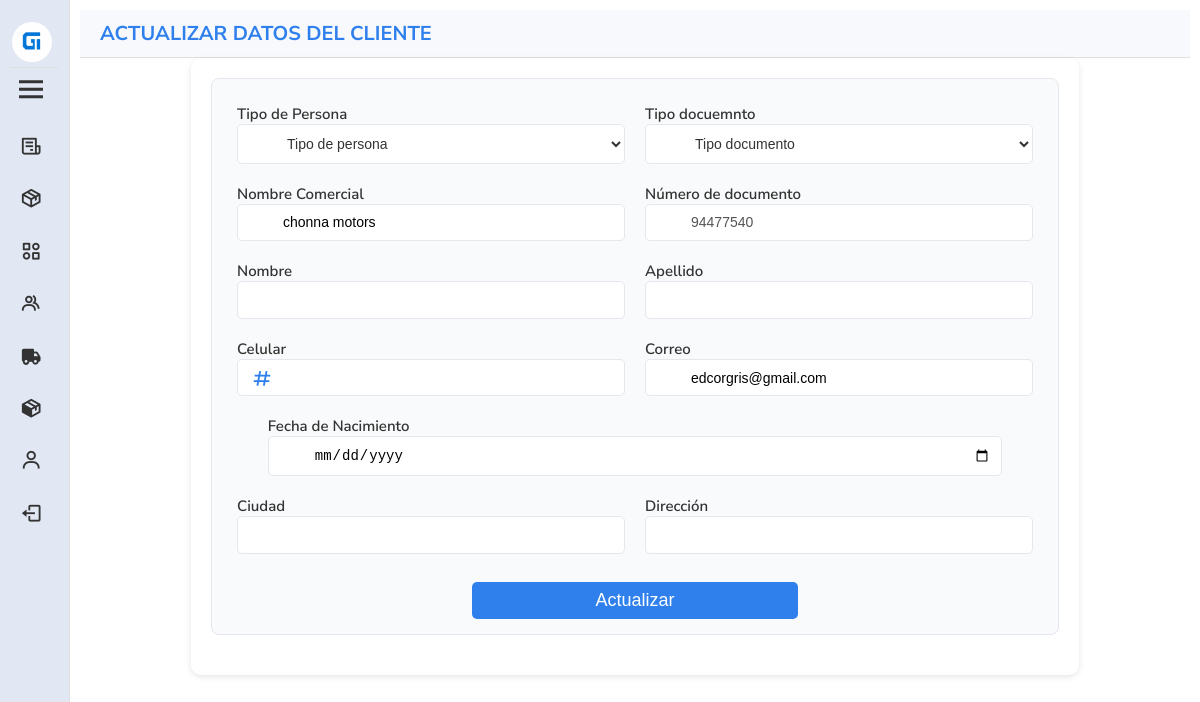
Screenshot of /editar_cliente.php?contador_clientes=4 (signed in) with the database file from the repository.
### tables this page shows
CREATE TABLE `clientes` (
  `contador_clientes` int(11) NOT NULL,
  `tipo_persona` varchar(8) DEFAULT NULL,
  `tipo_documento` varchar(50) DEFAULT NULL,
  `documento` varchar(12) DEFAULT NULL,
  `nombre` varchar(50) NOT NULL,
  `apellido` varchar(50) NOT NULL,
  `fecha_nacimiento` date NOT NULL,
  `celular` varchar(10) NOT NULL,
  `correo` varchar(50) NOT NULL,
  `ciudad` varchar(12) NOT NULL,
  `direccion` varchar(56) NOT NULL,
  `nom_comercial` varchar(100) NOT NULL,
  `cont_venta` int(11) NOT NULL,
  `tiempo_registro` datetime NOT NULL,
  `documento_operador` varchar(12) NOT NULL,
  `estado` varchar(8) NOT NULL
);

### editar_cliente.php (the view, shortened to what this page needs)
<?php
require 'pdo.php';
if (isset($_GET['contador_clientes'])) {
    $contador_clientes = $_GET['contador_clientes'];
    $stmt = $pdo->prepare("SELECT `contador_clientes`, `tipo_persona`, `tipo_documento`, `documento`, `nombre`, `apellido`, `fecha_nacimiento`, `celular`, `correo`, `ciudad`, `direccion`, `nom_comercial` FROM `clientes` WHERE contador_clientes = :contador_clientes AND estado = 'activo'");
    $stmt->bindParam(':contador_clientes', $contador_clientes, PDO::PARAM_INT);
    $stmt->execute();
    $cliente = $stmt->fetch(PDO::FETCH_ASSOC);
} else {
    echo "No se ha especificado el cliente a actualizar.";
    exit();
}
?>
<!DOCTYPE html>
<html lang="es">
<head>
    <link href="https://cdn.lineicons.com/4.0/lineicons.css" rel="stylesheet">
    <link href='https://unpkg.com/boxicons@2.1.4/css/boxicons.min.css' rel='stylesheet'>
    <link rel="stylesheet" href="style/css/editar_cliente.css">
    <link rel="stylesheet" href="style/css/menu.css">
</head>
<body>
<aside class="aside active" id="aside">
        <div class="head">
            <div class="profile">
                <img src="style/images/logo_gestion.png" alt="Gestión de Inventario - Logo">
            </div>
            <i class='bx bx-menu' id="menu"></i>
        </div>
        <div class="options">
            <a id="" href="ver_ventas.php" class="tooltip" data-tooltip="Ventas">
                <div>
                    <i class='bx bx-receipt'></i>
                </div>
            </a>
            <a id="" href="ver_productos.php" class="tooltip" data-tooltip="Productos">
                <div>
                    <i class='bx bx-package'></i>
                </div>
            </a>
            <a id="" href="ver_categorias.php" class="tooltip" data-tooltip="Categorias">
                <div>
                    <i class='bx bx-category-alt'></i>
                </div>
            </a>
            <a id="" href="ver_clientes.php" class="tooltip" data-tooltip="Clientes">
                <div>
                    <i class='bx bx-group'></i>
                </div>
            </a>
            <?php if ($_SESSION['rol'] === 'superadmin' || $_SESSION['rol'] === 'administrador') : ?>
                <a id="" href="ver_proveedores.php" class="tooltip" data-tooltip="Proveedores">
                    <div>
                        <i class='bx bxs-truck'></i>
                    </div>
                </a>
            <?php endif; ?>
            <?php if ($_SESSION['rol'] === 'superadmin' || $_SESSION['rol'] === 'administrador') : ?>
                <a id="" href="ver_compras_proveedores.php" class="tooltip" data-tooltip="Compras">
                    <div>
                        <i class='bx bxs-package'></i>
                    </div>
                </a>
            <?php endif; ?>
            <?php if ($_SESSION['rol'] === 'superadmin' || $_SESSION['rol'] === 'administrador') : ?>
                <a id="" href="ver_usuarios.php" class="tooltip" data-tooltip="Usuarios">
                    <div>
                        <i class='bx bx-user'></i>
                    </div>
                </a>
            <?php endif; ?>
            <a class="links tooltip" href="logout.php"  data-tooltip="Cerrar sesión">
                <div>
                    <i class='bx bx-log-out'></i>
                </div>
            </a>
        </div>
    </aside>
    <main id="inicio">
        <section id="barra">
            <div id="atras">
                <h4>ACTUALIZAR DATOS DEL CLIENTE</h4>
            </div>
        </section>
        <section id="datos">
            <form action="actualizar_cliente.php" method="POST" id="info_registro">
                <div id="section_1" class="contenedores">
                    <div class="dato_user">
                        <div id="" class="campos">
                            <p class="letras">Tipo de Persona</p>
                            <select name="tipo_persona" id="" tabindex="1" class="campo_select">
                                <option value="">Tipo de persona</option>
                            </select>
                        </div>
                        <div id="" class="campos">
                        <p class="letras">Tipo docuemnto</p>
                            <select name="tipo_documento" id="tipo_documento" class="campo_select" tabindex="2">
                                <option value="">Tipo documento</option>
                            </select>
                        </div>
                    </div>
                    <div class="dato_user">
                        <div id="" class="campos">
                            <p class="letras">Nombre Comercial</p>
                            <i class="lni lni-user"></i>
                            <input type="text" name="nom_comercial" maxlength="25" minlength="2"
                            pattern="[a-zA-Z ]{2,25}" value="<?= htmlspecialchars($cliente['nom_comercial']) ?>" autofocus="" tabindex="1">
                        </div>
                        <div id="" class="campos">
                            <p class="letras">Número de documento</p>
                            <i class="lni lni-postcard"></i>
                            <input type="text" name="documento" value="<?= htmlspecialchars($cliente['documento']) ?>" readonly disabled>
                        </div>
                    </div>
                    <div class="dato_user">
                        <div id="nombre" class="campos">
                            <p class="letras">Nombre</p>
                            <i class="lni lni-user"></i>
                            <input type="text" name="nombre" maxlength="25" minlength="2"
                            pattern="[a-zA-ZáéíóúÁÉÍÓÚñÑ ]{2,25}" value="<?= htmlspecialchars($cliente['nombre']) ?>" autofocus="" tabindex="4">
                        </div>
                        <div id="apellido" class="campos">
                            <p class="letras">Apellido</p>
                            <input type="text" name="apellido" maxlength="25" minlength="2"
                            pattern="[a-zA-ZáéíóúÁÉÍÓÚñÑ ]{2,25}" value="<?= htmlspecialchars($cliente['apellido']) ?>" tabindex="5">
                        </div>
                    </div>
                    <div class="dato_user">
                        <div id="num_ficha" class="campos">
                            <p class="letras">Celular</p>
                            <i class='bx bx-hash'></i>
                            <input type="tel" id="" name="celular" maxlength="10" minlength="10" pattern="[0-9]{10}" value="<?= htmlspecialchars($cliente['celular']) ?>" tabindex="5">
                        </div>
                        <div id="" class="campos">
                            <p class="letras">Correo</p>
                            <i class="lni lni-envelope"></i>
                            <input type="email" name="correo" inputmode="email" maxlength="56" value="<?= htmlspecialchars($cliente['correo']) ?>" tabindex="4">
                        </div>
                    </div>
                    <div class="dato_user">
                        <div id="fecha_nacimiento" class="campos">
                            <p class="letras">Fecha de Nacimiento</p>
                            <input type="date" name="fecha_nacimiento"
                            value="<?= htmlspecialchars($cliente['fecha_nacimiento']) ?>" tabindex="6">
                        </div>
                    </div>
                    <div class="dato_user">
                        <div id="" class="campos">
                            <p class="letras">Ciudad</p>
                            <i class="lni lni-certificate"></i>
                            <input type="text" name="ciudad" maxlength="50" minlength="3" pattern="[a-zA-Z ]{3,50}" value="<?= htmlspecialchars($cliente['ciudad']) ?>" >
                        </div>
                        <div id="" class="campos">
                            <p class="letras">Dirección</p>
                            <i class="lni lni-certificate"></i>
                            <input type="text" name="direccion" maxlength="50" minlength="7" pattern="[a-zA-Z0-9#°\- ]{7,50}" value="<?= htmlspecialchars($cliente['direccion']) ?>" >
                        </div>
                    </div>
                    <div id="section_3">
                        <button type="submit" class="btn_actualizar">Actualizar</button>
                    </div>
                </div>
            </form>
        </section>
    </main>
</body>
</html>

### style/css/editar_cliente.css (style rules this page uses)
section#datos { display: flex; flex-direction: column; align-items: center; }
form#info_registro { background: #fff; padding: 20px; border-radius: 10px; box-shadow: 0 2px 6px rgba(0, 0, 0, 0.1); margin: 0; width: 80%; }
.contenedores { background: #F9FAFB; padding: 15px; border-radius: 8px; border: 1px solid #E4E7EC; margin-bottom: 20px; }
.dato_user { display: flex; justify-content: space-around; margin: 0; }
input { border: 1px solid #E4E7EC; border-radius: 5px; background: #fff; transition: border 0.3s; font-size: 14px; margin: 0; padding: 0.7em 0.7em 0.7em 45px; position: relative; width: 100%; z-index: 2; }
.campos { margin: 10px; position: relative; width: 90%; }
.campos > i { border-radius: 10%; color: #2F80ED; font-size: 22px; left: 7px; padding: 7px; position: absolute; top: 50%; transform: translateY(-23%); z-index: 3; }
.campo_select { background-color: #fff; border: solid 1px #E4E7EC; border-radius: 5px; color: #333; font-weight: 400; font-family: "Work Sans", sans-serif; font-size: 14px; margin: 0; padding: 0.7em 0.7em 0.7em 45px; position: relative; width: 100%; z-index: 2; }
.letras { margin: 0; font-size: 15px; color: #333; }
div#section_3 { display: flex; justify-content: center; }
.btn_actualizar { background-color: #2F80ED; border: none; border-radius: 5px; color: #fff; font-size: 18px; margin: 1.0em 0 0 0; padding: 8px 17px; width: 40%; }

### style/css/menu.css (style rules this page uses)
* { box-sizing: border-box; transition: all 0.3s ease-in-out; }
body, html { margin: 0; padding: 0; }
body { font-family: "Nunito Sans", serif; font-size: 18px; font-weight: 600; }
.aside { width: 300px; height: 100vh; background: #E2E8F3; color: #333; position: fixed; transition: 0.3s ease-in-out; overflow: hidden; border-right: 1px solid #E0E0E0; overflow-y: auto; }
.aside.active { width: 70px; transition: all 0.4s ease; }
.head { display: flex; align-items: flex-start; justify-content: space-between; flex-direction: column; padding: 10px; }
.profile { display: flex; align-items: center; border-bottom: 1px solid #E0E0E0; margin: 10px 0 0 0; width: 100%; }
.head img { width: 40px; height: 40px; border-radius: 50%; margin: 2px 2px 5px 2px; }
#menu { color: #333; font-size: 2em; cursor: pointer; transition: 0.3s; margin: 3px; }
.options a { padding: 15px 20px; display: flex; align-items: center; transition: 0.3s; font-family: "Nunito Sans", serif; text-decoration: none; }
.options div { color: #333; display: flex; align-items: center; width: 100%; }
.options i { margin-right: 15px; font-size: 1.4rem; }
main { margin-left: 300px; padding: 10px; transition: 0.3s; }
.aside.active ~ main { margin-left: 70px; }
section#barra { display: flex; justify-content: space-between; align-items: center; padding: 10px; background-color: #f7f9fc; border-bottom: 1px solid #e0e0e0; flex-wrap: wrap; }
div#atras { display: flex; align-items: center; gap: 10px; }
div#atras h4 { margin: 0; font-size: 20px; color: #2F80ED; }
.tooltip { position: relative; display: inline-block; cursor: pointer; }
.tooltip::after { content: attr(data-tooltip); position: absolute; left: 50%; bottom: 120%; transform: translateX(-50%); background-color: #333; color: #fff; padding: 5px 8px; border-radius: 6px; white-space: nowrap; font-size: 12px; opacity: 0; pointer-events: none; transition: opacity 0.3s ease; z-index: 1000; }

### rows the page displays
clientes: nom_comercial "chonna motors", documento "94477540", correo "edcorgris@gmail.com"
